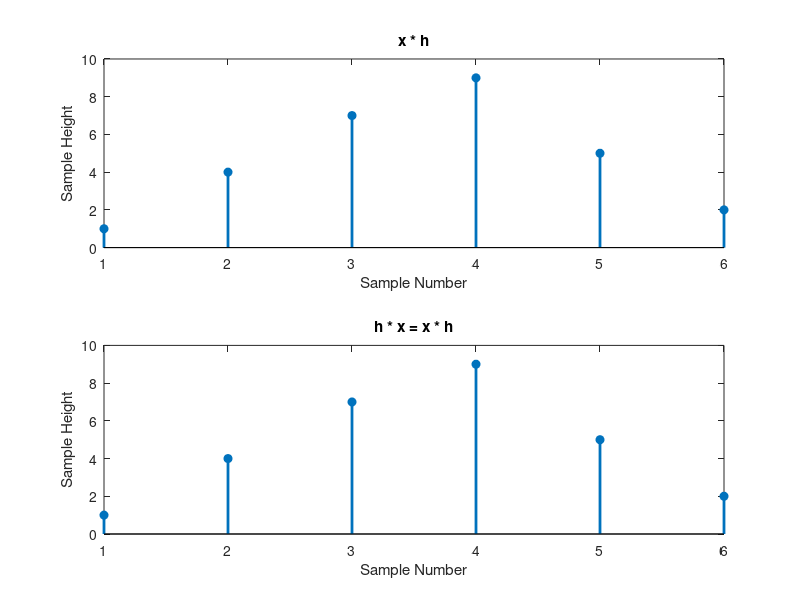

Write MATLAB code to recreate this figure.
x = [1 3 2 1];
h = [1 1 2];

y1 = conv(x, h);

y2 = conv(h, x);

subplot(2,1,1);
stem(y1, 'filled', 'linewidth', 2);
title('x * h');
xlabel('Sample Number');
ylabel('Sample Height');

subplot(2,1,2);
stem(y2, 'filled', 'linewidth', 2);
title('h * x = x * h');
xlabel('Sample Number');
ylabel('Sample Height');
